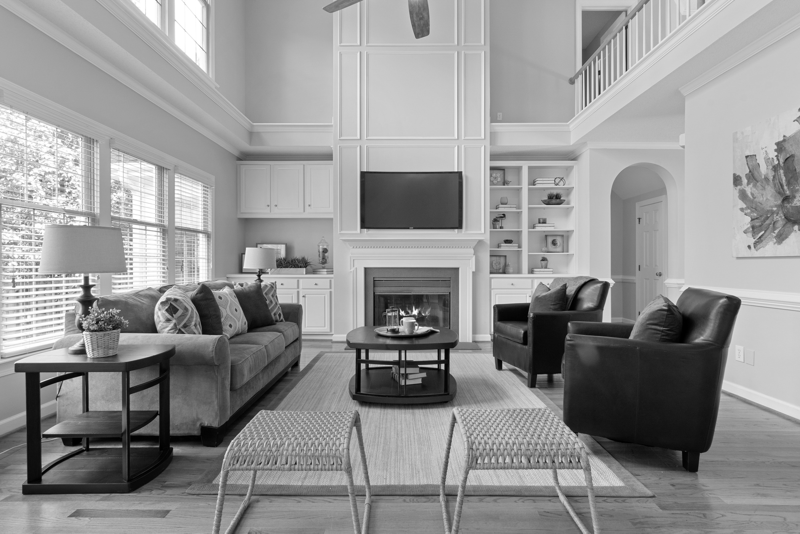
#> input picture CompVisTutes/week7/week7/canny_im.png, 800 x 534 px, found by its file name
$ jupyter execute worksheet07_solution.ipynb
#> lines starting #> are read from the running program, lines starting #| are printed output that depends on the picture
# COMP90086 Workshop 7

In this workshop, you will have some practice of Hough Transform and Feature matching.

Table of Contents

- Hough Transform
    - How Hough Transform works
    - Implement Hough transform to detect lines

- Feature matching
    - Harris corning detection
    - SIFT
    - FLANN based Matcher
    - Feature matching + homography to find objects

- Exercises

[cell 1]
## For colab user, run

#! pip install opencv-contrib-python==4.5.2.52

## After the update, You must restart the runtime in order to use newly installed versions.

[cell 2]
import os
import numpy as np
import cv2
from matplotlib import pyplot as plt

# Hough Transform

##  (1) How Hough Transform works

6 mins Introduction Video - "How Hough Transform works"

[cell 3]
# How Hough Transform works?
# By Thales Sehn Körting (YouTube)

from IPython.display import YouTubeVideo

YouTubeVideo('4zHbI-fFIlI', width=600, height=397)

<center>Implementing a mapping between a Cartesian coordinate system and its parameter space.</center>
<center>y=kx+b --> b=-kx+y</center>
<center>Lines with slope k that do not exist cannot be described under the parameter space (The corresponding lines of M and Z in parameter space are parallel)</center>

<center>Cartesian coordinates mapped to a parameter space under a polar coordinate system</center>
<center>for each point (x0,y0) --> rθ=x0⋅cosθ+y0⋅sinθ</center>
<center>each pair (rθ,θ) represents each line that passes by (x0,y0).</center>

<center>for lines parallel to the X or Y axis can also be well mapped to the parameter space to ensure that they have intersection points</center>

## (2) Implement Hough transform to detect lines

First, we detect the edges of the image by using the Canny edge detector.

[cell 4]
#read in an image from a filepath as graycsale.
rootpath='./'
gray = cv2.imread(os.path.join(rootpath, "canny_im.png"),cv2.IMREAD_GRAYSCALE)
#> gray is the input picture: shape (534, 800); min 0, max 255, mean 147.6

# Canny edge detection with OpenCV
edge_img = cv2.Canny(gray,100,150,apertureSize=3,L2gradient=True) #two thresholds in Hysteresis Thresholding and Aperture size of the Sobel
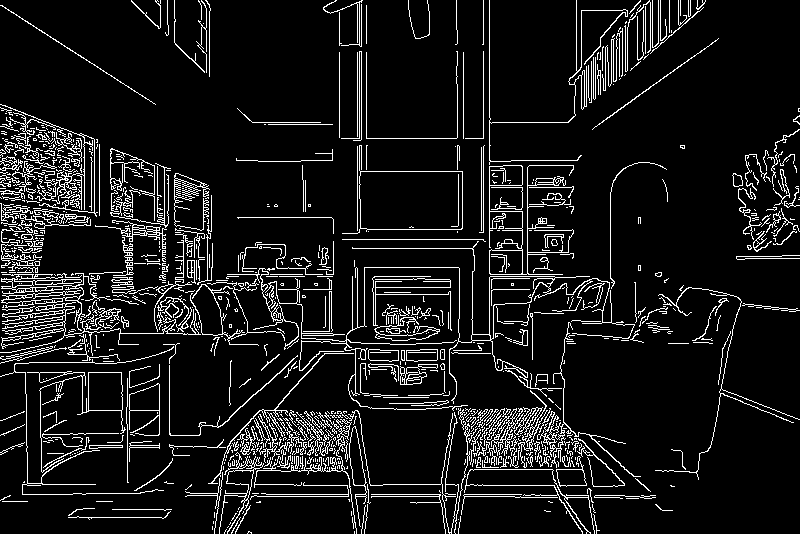
#> edge_img: shape (534, 800); 9.4% white in thin lines or dots

# Set the Figure size of plotting
plt.subplots(figsize=(15, 15))
#> (this line was passed over: IPython is not available in this run)

plt.subplot(1,2,1)
#> (this line was passed over: IPython is not available in this run)
plt.imshow(gray, cmap='gray')
#> (this line was passed over: IPython is not available in this run)
plt.title('Original image')
#> (this line was passed over: IPython is not available in this run)
plt.axis('off')
#> (this line was passed over: IPython is not available in this run)

plt.subplot(1,2,2)
#> (this line was passed over: IPython is not available in this run)
plt.imshow(edge_img, cmap='gray')
#> (this line was passed over: IPython is not available in this run)
plt.title('Canny edge map')
plt.axis('off')

plt.show()
